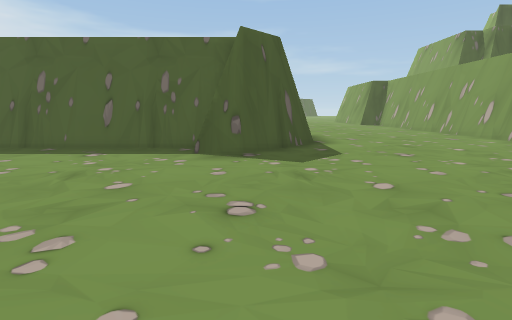
View 1 (above)

16 first-person views from a walk through a Unity game level. The camera is 1.4 m above the floor, tilts 10° down and sees 85° across. The floor is counted in squares, 1 m on a side. Each view is taken from the middle of a square. On the plan, view 1 faces up. The plan holds only what a view shows up to about 14 squares ahead; the rest is blank. The place goes on beyond the plan. Some surface patterns are stand-ins.

View 2
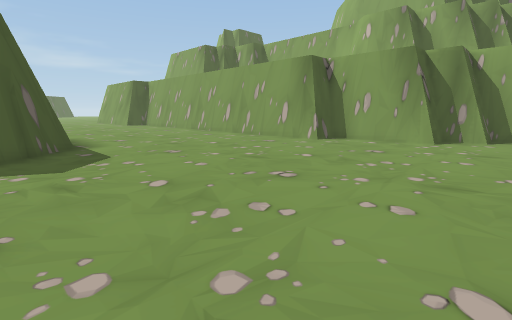

View 3
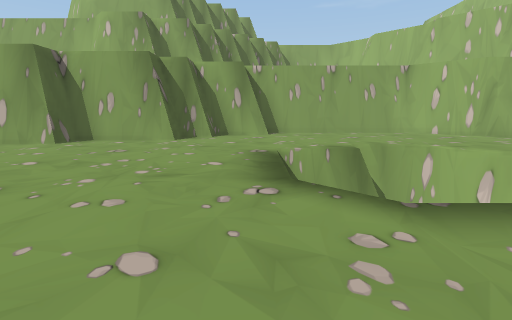

View 4
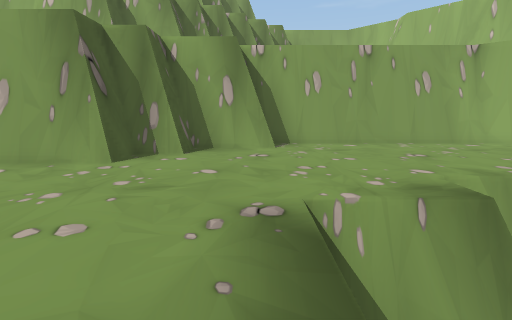

View 5
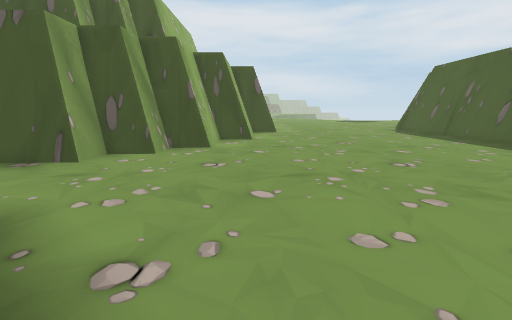

View 6
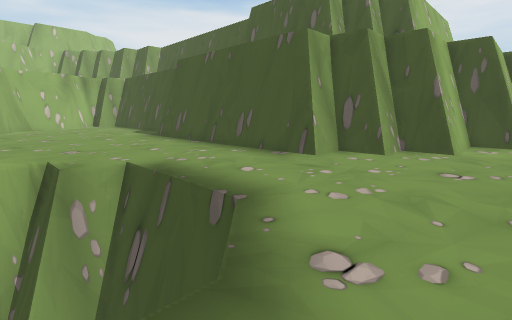

View 7
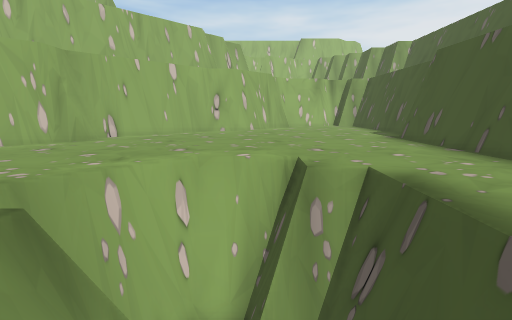

View 8
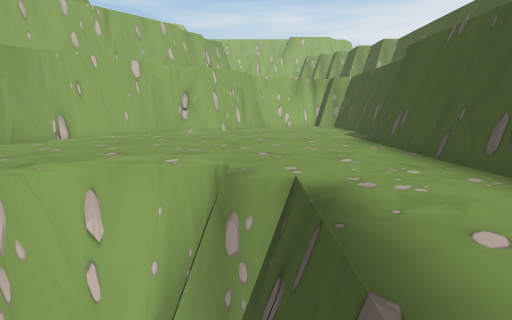

View 9
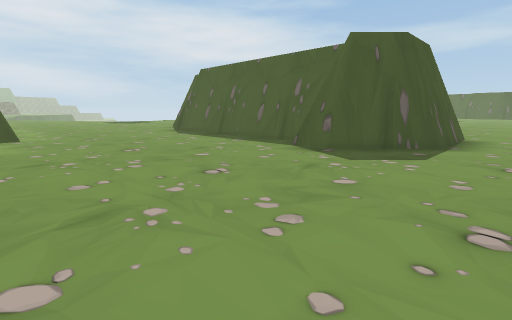

View 10
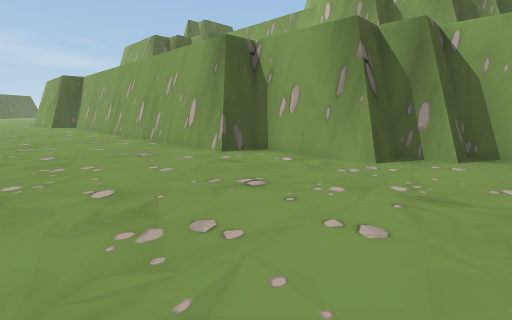

View 11
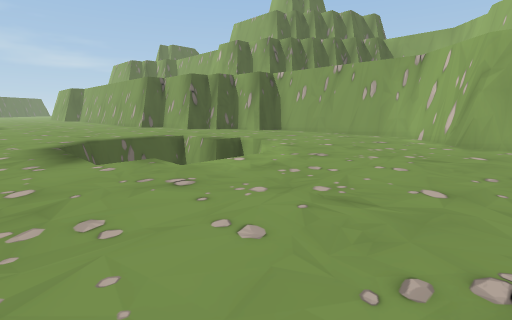

View 12
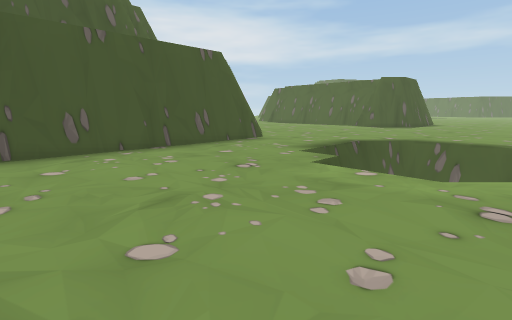

View 13
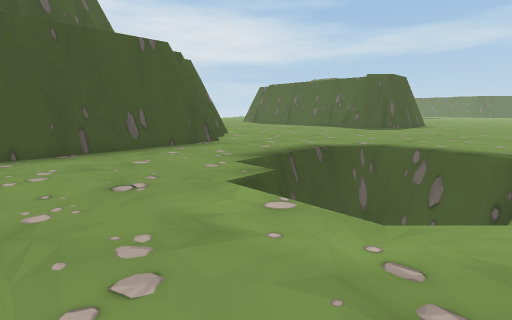

View 14
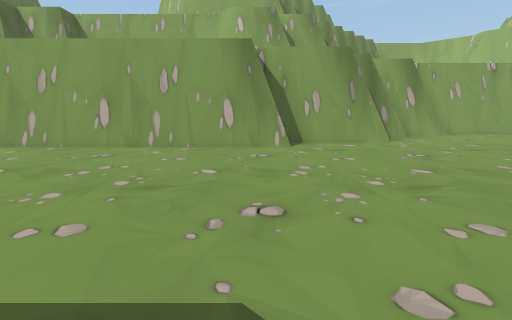

View 15
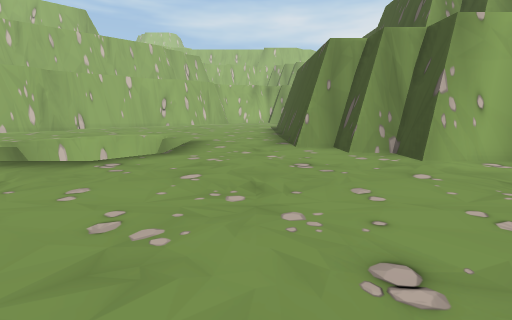

View 16
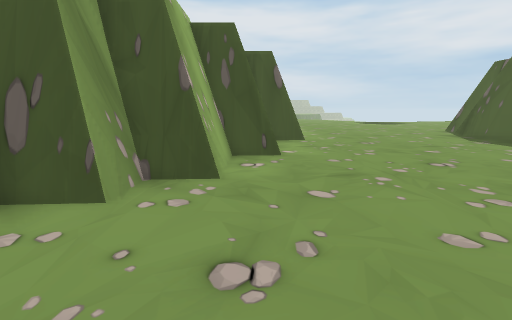

### Floor plan
Key: @ floor where view 1 was taken; # wall or solid block; . floor; = window, fence, low wall or low ledge; v drop or lower ground.
Columns run from 7 left of view 1 to 24 right of it. Each row starts with its distance up from view 1.
 15          #... .....#v
 14          #.........#v
 13          #.........#v
 12         ##.........#v
 11 #########..........#v
 10 .....###...........#v
  9 .....==............##v
  8 ...................###v
  7 .....................#v
  6 .....................#v
  5 .....................#v
  4 .....................##v      ##
  3 .....................##vv
  2 ......................##vv
  1 ........................#v
  0 =......@................#v
 -1 #.......................##v
 -2 ####.........vvvvv......==#
 -3 vv #........vvvvvv.......=#
 -4   v###......v    v.......=#
 -5     ###.....v    vv......=#
 -6     v##.....v   vvvv.....=#
 -7      v#.....vvv  vv......=#
 -8 #    v#.....vvvvvv.......=#
 -9 #    v#......vvvv........=#
-10 #    v#..................=#
-11 #    v#..................##
-12 #    v#.................##v
-13 #    v#................##v
-14 #    v#...............##v
-15 #    v#...............##
-16      v#...............##

Where each view was taken, in squares from view 1:
view 1: 0 up, 0 right, facing up
view 2: 0 up, 0 right, facing up-right
view 3: 1 down, 0 right, facing right
view 4: 1 down, 6 right, facing right
view 5: 0 up, 7 right, facing left
view 6: 0 up, 7 right, facing down-left
view 7: 1 down, 7 right, facing down
view 8: 2 down, 5 right, facing down
view 9: 0 up, 5 right, facing up-left
view 10: 0 up, 6 right, facing up-right
view 11: 16 down, 2 right, facing up-right
view 12: 16 down, 10 right, facing up-left
view 13: 13 down, 10 right, facing up-left
view 14: 9 up, 1 right, facing right
view 15: 6 up, 1 right, facing down
view 16: 1 down, 2 right, facing left
